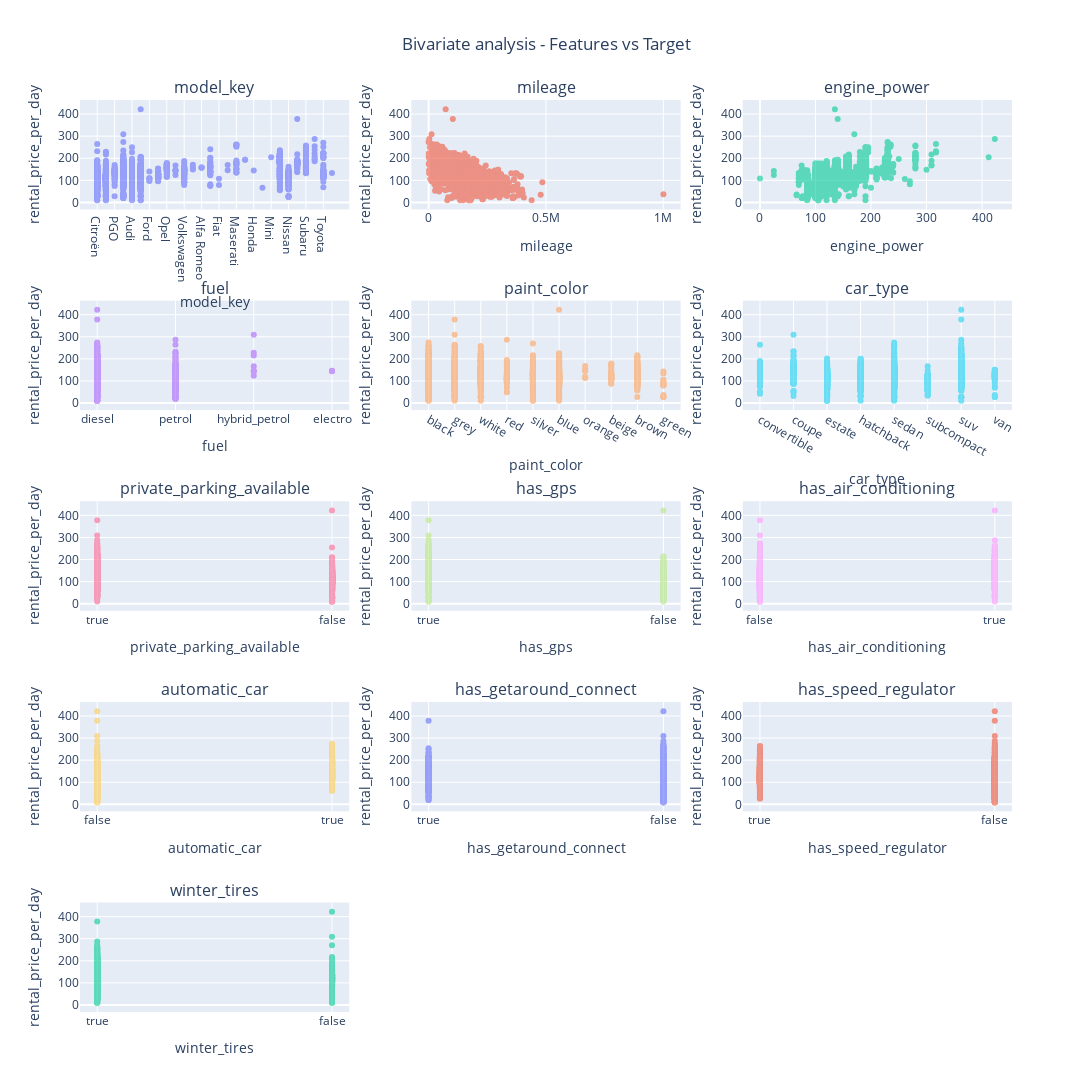

The notebook cell this image was saved under:
### Markdown cell above
Key take-aways:

- There are quite a few outliers for the numeric variables, thus we will use Tukey's method to remove them (Std)

### Code cell
import plotly.graph_objects as go
from plotly.subplots import make_subplots

target = 'rental_price_per_day'
features = [col for col in df.columns if col != target]
cols = 3
rows = (len(features) + cols - 1) // cols

fig = make_subplots(rows=rows, cols=cols, subplot_titles=features)

for i, feature in enumerate(features):
    row, col = (i // cols) + 1, (i % cols) + 1
    fig.add_trace(go.Scatter(x=df[feature], y=df[target], mode='markers', 
                            showlegend=False, opacity=0.6), row=row, col=col)
    fig.update_xaxes(title_text=feature, row=row, col=col)
    fig.update_yaxes(title_text=target, row=row, col=col)

fig.update_layout(title=dict(text="Bivariate analysis - Features vs Target", x=0.5),
                 height=300*rows, width=1400)
fig.show()

### Figure 1 — Plotly figure (JSON) as saved in the notebook; plotly's stock layout.template omitted (floating-point values rounded to 4 significant figures; data arrays with more than 128 entries replaced by an {"elided": "..."} marker saying what was removed)
{"data": [{"mode": "markers", "opacity": 0.6, "showlegend": false, "type": "scatter", "x": {"elided": "4843 str values"}, "xaxis": "x", "y": {"elided": "4843 int values"}, "yaxis": "y"}, {"mode": "markers", "opacity": 0.6, "showlegend": false, "type": "scatter", "x": {"elided": "4843 int values"}, "xaxis": "x2", "y": {"elided": "4843 int values"}, "yaxis": "y2"}, {"mode": "markers", "opacity": 0.6, "showlegend": false, "type": "scatter", "x": {"elided": "4843 int values"}, "xaxis": "x3", "y": {"elided": "4843 int values"}, "yaxis": "y3"}, {"mode": "markers", "opacity": 0.6, "showlegend": false, "type": "scatter", "x": {"elided": "4843 str values"}, "xaxis": "x4", "y": {"elided": "4843 int values"}, "yaxis": "y4"}, {"mode": "markers", "opacity": 0.6, "showlegend": false, "type": "scatter", "x": {"elided": "4843 str values"}, "xaxis": "x5", "y": {"elided": "4843 int values"}, "yaxis": "y5"}, {"mode": "markers", "opacity": 0.6, "showlegend": false, "type": "scatter", "x": {"elided": "4843 str values"}, "xaxis": "x6", "y": {"elided": "4843 int values"}, "yaxis": "y6"}, {"mode": "markers", "opacity": 0.6, "showlegend": false, "type": "scatter", "x": {"elided": "4843 bool values"}, "xaxis": "x7", "y": {"elided": "4843 int values"}, "yaxis": "y7"}, {"mode": "markers", "opacity": 0.6, "showlegend": false, "type": "scatter", "x": {"elided": "4843 bool values"}, "xaxis": "x8", "y": {"elided": "4843 int values"}, "yaxis": "y8"}, {"mode": "markers", "opacity": 0.6, "showlegend": false, "type": "scatter", "x": {"elided": "4843 bool values"}, "xaxis": "x9", "y": {"elided": "4843 int values"}, "yaxis": "y9"}, {"mode": "markers", "opacity": 0.6, "showlegend": false, "type": "scatter", "x": {"elided": "4843 bool values"}, "xaxis": "x10", "y": {"elided": "4843 int values"}, "yaxis": "y10"}, {"mode": "markers", "opacity": 0.6, "showlegend": false, "type": "scatter", "x": {"elided": "4843 bool values"}, "xaxis": "x11", "y": {"elided": "4843 int values"}, "yaxis": "y11"}, {"mode": "markers", "opacity": 0.6, "showlegend": false, "type": "scatter", "x": {"elided": "4843 bool values"}, "xaxis": "x12", "y": {"elided": "4843 int values"}, "yaxis": "y12"}, {"mode": "markers", "opacity": 0.6, "showlegend": false, "type": "scatter", "x": {"elided": "4843 bool values"}, "xaxis": "x13", "y": {"elided": "4843 int values"}, "yaxis": "y13"}], "layout": {"annotations": [{"font": {"size": 16}, "showarrow": false, "text": "model_key", "x": 0.1444, "xanchor": "center", "xref": "paper", "y": 1, "yanchor": "bottom", "yref": "paper"}, {"font": {"size": 16}, "showarrow": false, "text": "mileage", "x": 0.5, "xanchor": "center", "xref": "paper", "y": 1, "yanchor": "bottom", "yref": "paper"}, {"font": {"size": 16}, "showarrow": false, "text": "engine_power", "x": 0.8556, "xanchor": "center", "xref": "paper", "y": 1, "yanchor": "bottom", "yref": "paper"}, {"font": {"size": 16}, "showarrow": false, "text": "fuel", "x": 0.1444, "xanchor": "center", "xref": "paper", "y": 0.78, "yanchor": "bottom", "yref": "paper"}, {"font": {"size": 16}, "showarrow": false, "text": "paint_color", "x": 0.5, "xanchor": "center", "xref": "paper", "y": 0.78, "yanchor": "bottom", "yref": "paper"}, {"font": {"size": 16}, "showarrow": false, "text": "car_type", "x": 0.8556, "xanchor": "center", "xref": "paper", "y": 0.78, "yanchor": "bottom", "yref": "paper"}, {"font": {"size": 16}, "showarrow": false, "text": "private_parking_available", "x": 0.1444, "xanchor": "center", "xref": "paper", "y": 0.56, "yanchor": "bottom", "yref": "paper"}, {"font": {"size": 16}, "showarrow": false, "text": "has_gps", "x": 0.5, "xanchor": "center", "xref": "paper", "y": 0.56, "yanchor": "bottom", "yref": "paper"}, {"font": {"size": 16}, "showarrow": false, "text": "has_air_conditioning", "x": 0.8556, "xanchor": "center", "xref": "paper", "y": 0.56, "yanchor": "bottom", "yref": "paper"}, {"font": {"size": 16}, "showarrow": false, "text": "automatic_car", "x": 0.1444, "xanchor": "center", "xref": "paper", "y": 0.34, "yanchor": "bottom", "yref": "paper"}, {"font": {"size": 16}, "showarrow": false, "text": "has_getaround_connect", "x": 0.5, "xanchor": "center", "xref": "paper", "y": 0.34, "yanchor": "bottom", "yref": "paper"}, {"font": {"size": 16}, "showarrow": false, "text": "has_speed_regulator", "x": 0.8556, "xanchor": "center", "xref": "paper", "y": 0.34, "yanchor": "bottom", "yref": "paper"}, {"font": {"size": 16}, "showarrow": false, "text": "winter_tires", "x": 0.1444, "xanchor": "center", "xref": "paper", "y": 0.12, "yanchor": "bottom", "yref": "paper"}], "height": 1500, "title": {"text": "Bivariate analysis - Features vs Target", "x": 0.5}, "width": 1400, "xaxis": {"anchor": "y", "domain": [0, 0.2889], "title": {"text": "model_key"}}, "xaxis10": {"anchor": "y10", "domain": [0, 0.2889], "title": {"text": "automatic_car"}}, "xaxis11": {"anchor": "y11", "domain": [0.3556, 0.6444], "title": {"text": "has_getaround_connect"}}, "xaxis12": {"anchor": "y12", "domain": [0.7111, 1], "title": {"text": "has_speed_regulator"}}, "xaxis13": {"anchor": "y13", "domain": [0, 0.2889], "title": {"text": "winter_tires"}}, "xaxis14": {"anchor": "y14", "domain": [0.3556, 0.6444]}, "xaxis15": {"anchor": "y15", "domain": [0.7111, 1]}, "xaxis2": {"anchor": "y2", "domain": [0.3556, 0.6444], "title": {"text": "mileage"}}, "xaxis3": {"anchor": "y3", "domain": [0.7111, 1], "title": {"text": "engine_power"}}, "xaxis4": {"anchor": "y4", "domain": [0, 0.2889], "title": {"text": "fuel"}}, "xaxis5": {"anchor": "y5", "domain": [0.3556, 0.6444], "title": {"text": "paint_color"}}, "xaxis6": {"anchor": "y6", "domain": [0.7111, 1], "title": {"text": "car_type"}}, "xaxis7": {"anchor": "y7", "domain": [0, 0.2889], "title": {"text": "private_parking_available"}}, "xaxis8": {"anchor": "y8", "domain": [0.3556, 0.6444], "title": {"text": "has_gps"}}, "xaxis9": {"anchor": "y9", "domain": [0.7111, 1], "title": {"text": "has_air_conditioning"}}, "yaxis": {"anchor": "x", "domain": [0.88, 1], "title": {"text": "rental_price_per_day"}}, "yaxis10": {"anchor": "x10", "domain": [0.22, 0.34], "title": {"text": "rental_price_per_day"}}, "yaxis11": {"anchor": "x11", "domain": [0.22, 0.34], "title": {"text": "rental_price_per_day"}}, "yaxis12": {"anchor": "x12", "domain": [0.22, 0.34], "title": {"text": "rental_price_per_day"}}, "yaxis13": {"anchor": "x13", "domain": [0, 0.12], "title": {"text": "rental_price_per_day"}}, "yaxis14": {"anchor": "x14", "domain": [0, 0.12]}, "yaxis15": {"anchor": "x15", "domain": [0, 0.12]}, "yaxis2": {"anchor": "x2", "domain": [0.88, 1], "title": {"text": "rental_price_per_day"}}, "yaxis3": {"anchor": "x3", "domain": [0.88, 1], "title": {"text": "rental_price_per_day"}}, "yaxis4": {"anchor": "x4", "domain": [0.66, 0.78], "title": {"text": "rental_price_per_day"}}, "yaxis5": {"anchor": "x5", "domain": [0.66, 0.78], "title": {"text": "rental_price_per_day"}}, "yaxis6": {"anchor": "x6", "domain": [0.66, 0.78], "title": {"text": "rental_price_per_day"}}, "yaxis7": {"anchor": "x7", "domain": [0.44, 0.56], "title": {"text": "rental_price_per_day"}}, "yaxis8": {"anchor": "x8", "domain": [0.44, 0.56], "title": {"text": "rental_price_per_day"}}, "yaxis9": {"anchor": "x9", "domain": [0.44, 0.56], "title": {"text": "rental_price_per_day"}}}}
